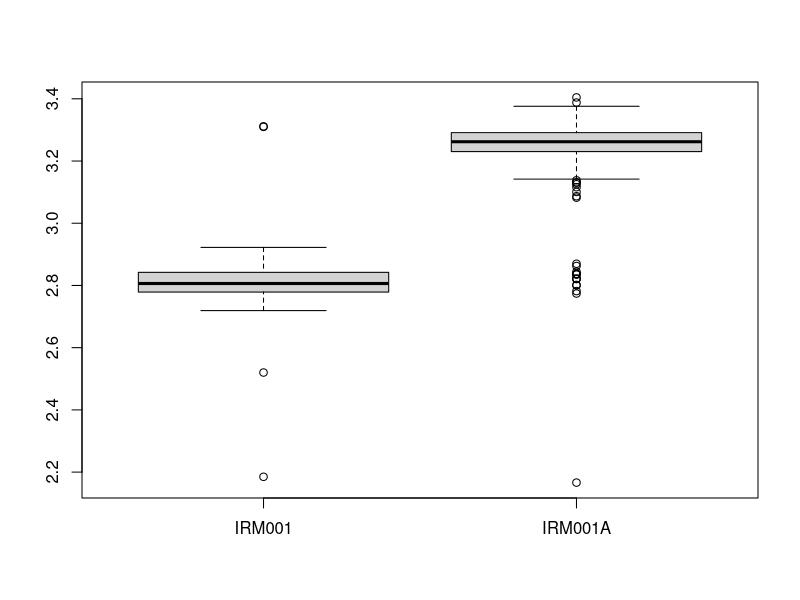
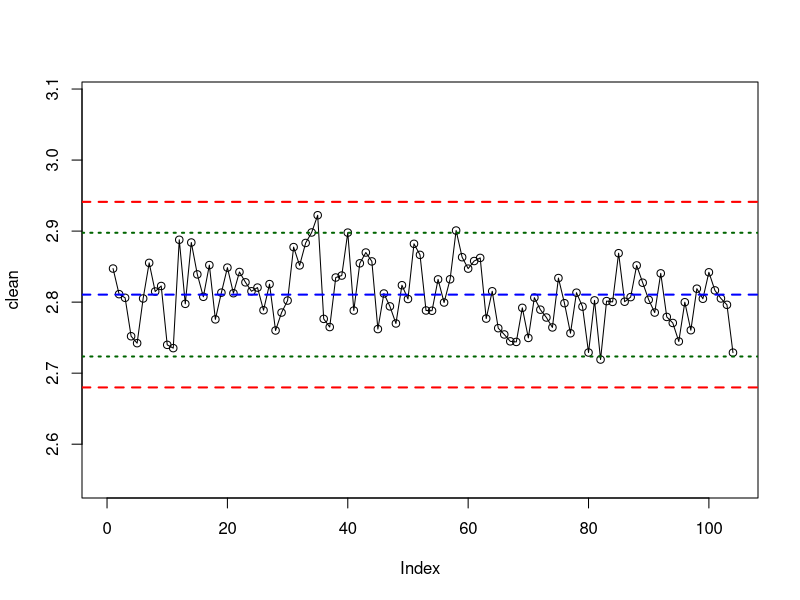
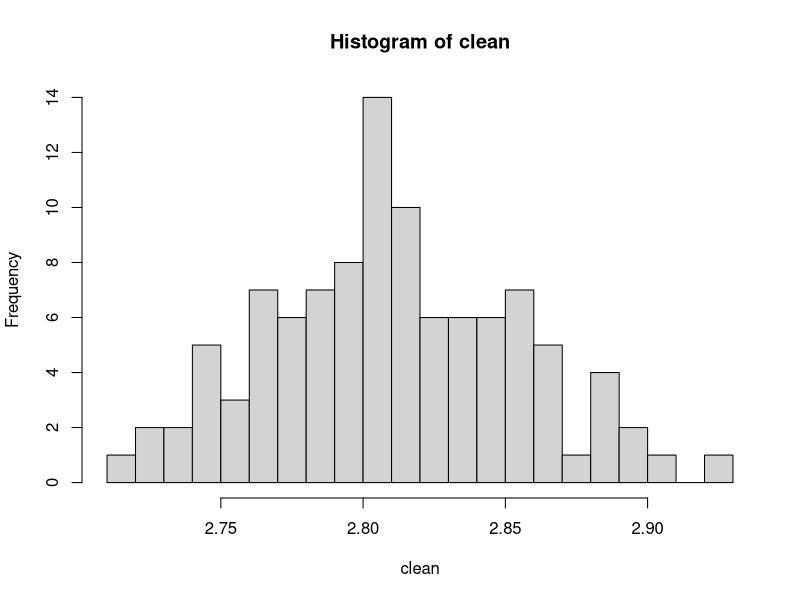
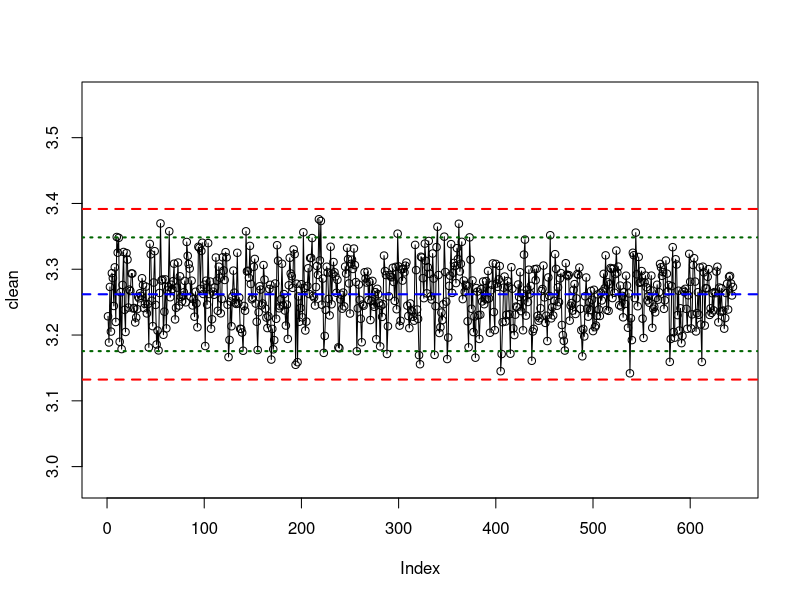
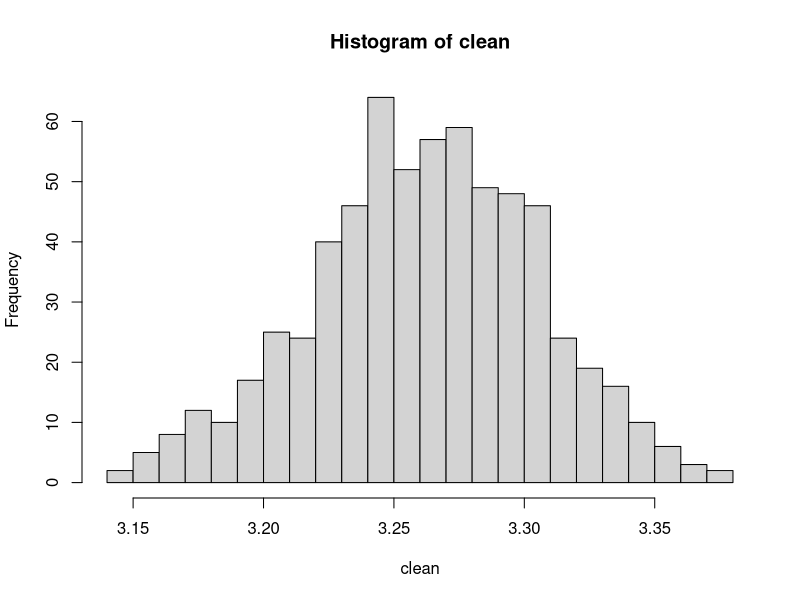

Write R code to recreate these figures, in order.
# Libraries ----------------------------------------------------------------------------------
library(dplyr)
library(tidyr)
library(psych)
library(ggplot2)

# Read data ----------------------------------------------------------------------------------
data.in4 <- read.csv("srmdata.csv", as.is=TRUE, header=TRUE)

if(nrow(data.in4) >0) { 
        
        data.in4 <- data.in4[order(data.in4$SAMPLE_NUMBER),]
        
        data.in.srm <- strsplit(data.in4$TEXT_ID, split="-")
        
        dis <- sapply(data.in.srm,function(x) x[2])
        dis <- as.data.frame(dis)
        data.in4 <- cbind(data.in4, dis)
        
        data.in2 <- split(data.in4[,9],data.in4[,19])
        
        # Boxplot of SRMs in play --------------------------------------------------------
        boxplot(data.in2)
        
        # Individual SRM charting --------------------------------------------------------
        aa <- length(data.in2)
        
        for (i in 1:aa) {        
                srm.in <- i
                Method.code <- substr(data.in4$ANALYSIS[1],1,6)
                Method.units <- data.in4$UNITS[1]
                
                # FUNCTION - Outliers ---------------------------------------------------
                remove.outliers <- function(x, na.rm = TRUE, ...) {
                        qnt <- quantile(x, probs=c(.25, .75), na.rm = na.rm, ...)
                        H <- 1.5 * IQR(x, na.rm = na.rm)
                        y <- x
                        y[x < (qnt[1] - H)] <- NA
                        y[x > (qnt[2] + H)] <- NA
                        y
                }
                
                data.in3 <- data.in2[srm.in]
                srm.name <- names(data.in3)[1]
                
                names(data.in3) <- c("A")
                
                trimmed <- remove.outliers(data.in3$A)
                clean <- na.omit(trimmed)
                
                
                xx <- describe(clean)
                
                UCL <- xx$mean + 3*xx$sd
                UWL <- xx$mean + 2*xx$sd
                Centre <- xx$mean 
                LWL <- xx$mean - 2*xx$sd
                LCL <- xx$mean - 3*xx$sd
                MU <- 2*xx$sd
                
                CC <- c(UCL, UWL, Centre, LWL, LCL ,MU)
                Labels <- c("UCL", "UWL", "Centre", "LWL", "LCL", "MU +/-")
                Clines <- cbind(Labels, round(CC,3))
                Clines <- as.data.frame(Clines)
                
                if(length(clean)<2){ 
                        plot(clean, type="o")
                } else { 
                        plot(clean, type="o", ylim = c(LCL*0.95,UCL*1.05), xlim = c(0, length(clean)))
                }
                abline(h=Centre, col = "blue", lty=2, lwd=2)
                abline(h=UCL, col = "red", lty=2, lwd=2)
                abline(h=UWL, col = "darkgreen", lty=3, lwd=2)
                abline(h=LWL, col = "darkgreen", lty=3, lwd=2)
                abline(h=LCL, col = "red", lty=2, lwd=2)
                
                hist(clean, breaks=20)
                
                
                describe(clean)
                
                Clines
                
                n <- as.numeric(xx$n)
                sd <- as.numeric(xx$sd)
                
                srm <- cbind(Centre, n,sd)
                srm <- as.data.frame(srm)
                colnames(srm)[1] <- c("Mean")
                
                srm$Type <- "Interim Precision"
                srm$Matrix <- "SRM Matrix"
                srm$Analyte <- data.in4$REPORTED_NAME[1]
                srm$Conc <- ""
                srm$Method <- Method.code
                srm$Unit <- Method.units
                srm$Source <- srm.name
                srm <- srm[,c(5:9,4,10,1,2,3)]
                
                ifelse(srm.in ==1, Group <- srm, Group <- rbind(Group, srm))
        }
}